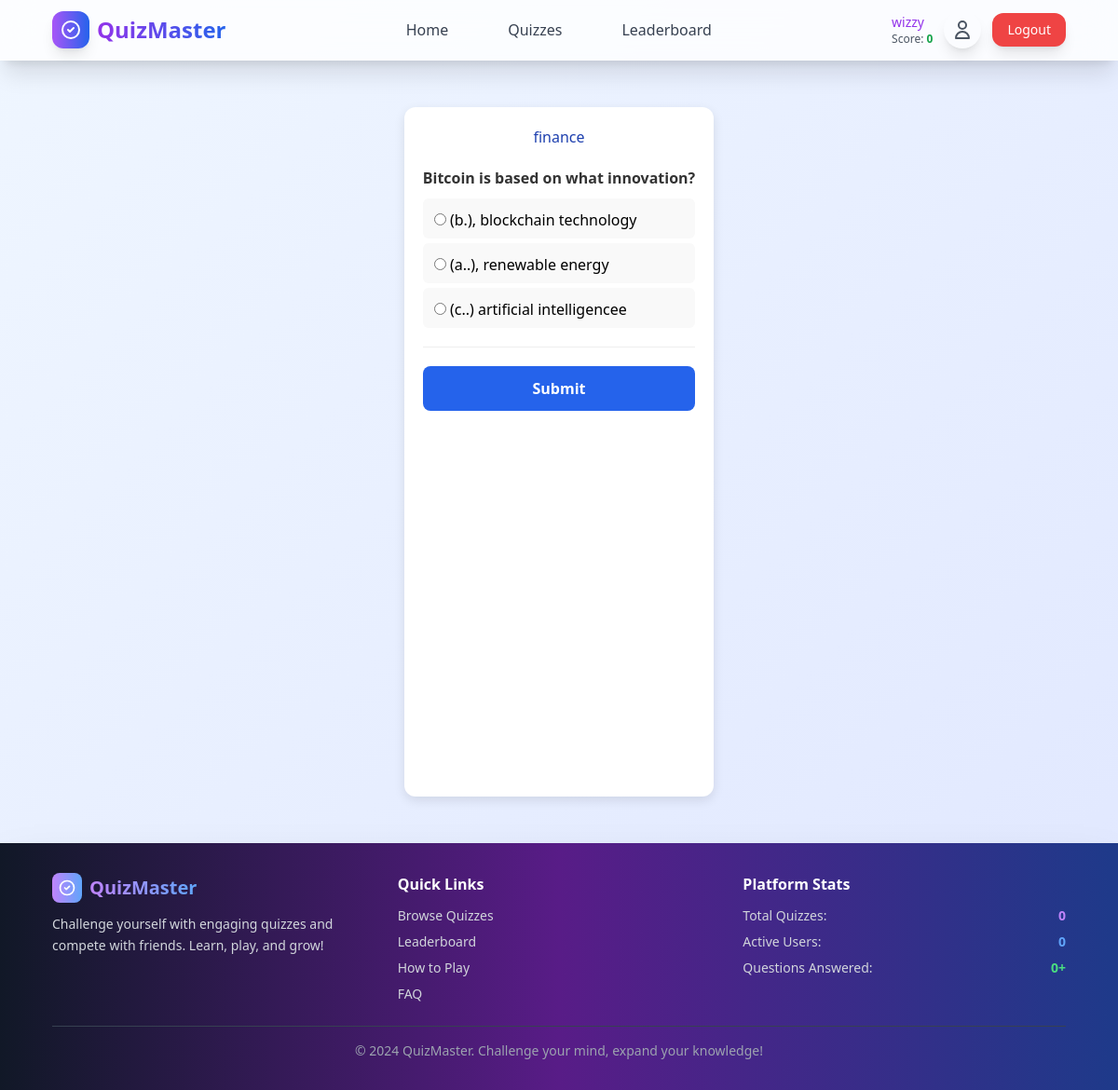
/quiz3/ (signed in), run on the app's committed database.
### quizApp/models.py (models this page shows, shortened)
class Quiz(models.Model):
    title = models.CharField(max_length=200)
    description = models.TextField(blank=True)
    created_at = models.DateTimeField(auto_now_add=True)

class Question(models.Model):
    quiz = models.ForeignKey(Quiz, related_name="questions", on_delete=models.CASCADE)
    text = models.TextField()

class Answer(models.Model):
    question = models.ForeignKey(Question, related_name='answers', on_delete=models.CASCADE)
    text = models.CharField(max_length=200)
    is_correct = models.BooleanField(default=False)

### quizApp/views.py (the view, shortened to what this page needs)
# urls.py: path('<int:quiz_id>/', views.take_quiz, name="take_quiz"),
@login_required
def take_quiz(request, quiz_id):
    quiz = get_object_or_404(Quiz, id=quiz_id)
    return render(request, 'take_quiz.html', {'quiz': quiz})  # Added questions to context

### quizApp/templates/take_quiz.html (shortened to what this page needs)
{% extends "base.html" %}
{% block content %}
<div class="quiz-wrapper">
    <h2>{{ quiz.title }}</h2>
    <form method="post">
        {% for question in quiz.questions.all %}
            <div class="question">
                <p>{{ question.text }}</p>
                {% for answer in question.answers.all %}
                    <label class="answer">
                        <input type="radio" name="{{ question.id }}" value="{{ answer.id }}">
                        {{ answer.text }}
                    </label>
                {% endfor %}
            </div>
        {% endfor %}
        <button type="submit">Submit</button>
    </form>
</div>
{% endblock %}

### templates/base.html (shortened to what this page needs)
{% load static %}
<!DOCTYPE html>
<html lang="en">
<head>
  <script src="https://cdn.tailwindcss.com"></script>
  <link rel="stylesheet" href="{% static 'css/auth.css' %}">
</head>
<body class="min-h-screen bg-gradient-to-br from-blue-50 to-indigo-100 flex flex-col">
  <nav class="bg-white/80 backdrop-blur-lg shadow-xl border-b border-white/20 sticky top-0 z-50">
    <div class="max-w-6xl mx-auto px-4 sm:px-6 lg:px-8">
      <div class="flex justify-between items-center h-16">
        <div class="flex items-center space-x-2">
          <div
            class="w-10 h-10 bg-gradient-to-r from-purple-500 to-blue-600 rounded-xl flex items-center justify-center transform hover:rotate-12 transition-all duration-300 shadow-lg">
            <svg class="w-6 h-6 text-white" fill="none" stroke="currentColor" viewBox="0 0 24 24">
              <path stroke-linecap="round" stroke-linejoin="round" stroke-width="2"
                d="M9 12l2 2 4-4m6 2a9 9 0 11-18 0 9 9 0 0118 0z"></path>
            </svg>
          </div>
          <a href=""
            class="text-2xl font-bold bg-gradient-to-r from-purple-600 to-blue-600 bg-clip-text text-transparent hover:scale-105 transform transition-all duration-300">
          </a>
        </div>
        <div class="hidden md:flex items-center space-x-8">
          <a href=""
            class="text-gray-700 hover:text-purple-600 px-4 py-2 font-medium transition-all duration-300 hover:bg-purple-50 rounded-xl relative group">
            <span class="relative z-10">Home</span>
          </a>
          <a href="{% url 'quizApp:quiz_list' %}"
            class="text-gray-700 hover:text-purple-600 px-4 py-2 font-medium transition-all duration-300 hover:bg-purple-50 rounded-xl relative group">
            <span class="relative z-10">Quizzes</span>
          </a>
          <a href=""
            class="text-gray-700 hover:text-purple-600 px-4 py-2 font-medium transition-all duration-300 hover:bg-purple-50 rounded-xl relative group">
            <span class="relative z-10">Leaderboard</span>
          </a>
        </div>
        <div class="flex items-center space-x-4">
          {% if user.is_authenticated %}
          <div class="flex items-center space-x-3">
            <div class="text-sm text-gray-600">
              <span class="font-medium text-purple-600">{{ user.username }}</span>
              <div class="text-xs">Score: <span class="font-bold text-green-600">{{ user.score|default:0 }}</span></div>
            </div>
            <a href=""
              class="p-2 text-gray-600 hover:text-purple-600 hover:bg-purple-50 rounded-full transition-all duration-300 transform hover:scale-110 shadow-lg hover:shadow-xl">
              <svg class="w-6 h-6" fill="none" stroke="currentColor" viewBox="0 0 24 24">
                <path stroke-linecap="round" stroke-linejoin="round" stroke-width="2"
                  d="M16 7a4 4 0 11-8 0 4 4 0 018 0zM12 14a7 7 0 00-7 7h14a7 7 0 00-7-7z"></path>
              </svg>
            </a>
            <a href="{% url 'authApp:logout'%}"
              class="bg-red-500 text-white px-4 py-2 rounded-xl hover:bg-red-600 transform hover:scale-105 transition-all duration-300 shadow-lg hover:shadow-xl text-sm">Logout</a>
          </div>
          {% endif %}
        </div>
      </div>
    </div>
  </nav>
  <main class="flex-grow main_container">
    {% block content %}{% endblock %}
  </main>
  <footer class="bg-gradient-to-r from-gray-900 via-purple-900 to-blue-900 text-white shadow-2xl">
    <div class="max-w-6xl mx-auto px-4 sm:px-6 lg:px-8 py-8">
      <div class="grid grid-cols-1 md:grid-cols-3 gap-6">
        <div class="space-y-3">
          <div class="flex items-center space-x-2">
            <div
              class="w-8 h-8 bg-gradient-to-r from-purple-400 to-blue-400 rounded-lg flex items-center justify-center">
              <svg class="w-5 h-5 text-white" fill="none" stroke="currentColor" viewBox="0 0 24 24">
                <path stroke-linecap="round" stroke-linejoin="round" stroke-width="2"
                  d="M9 12l2 2 4-4m6 2a9 9 0 11-18 0 9 9 0 0118 0z"></path>
              </svg>
            </div>
            <h3 class="text-xl font-bold bg-gradient-to-r from-purple-400 to-blue-400 bg-clip-text text-transparent">
              QuizMaster</h3>
          </div>
          <p class="text-gray-300 text-sm leading-relaxed">Challenge yourself with engaging quizzes and compete with
            friends. Learn, play, and grow!</p>
        </div>
        <div class="space-y-3">
          <h4 class="font-semibold text-white">Quick Links</h4>
          <ul class="space-y-2 text-sm">
            <li><a href=""
                class="text-gray-300 hover:text-purple-400 transition-colors duration-300 hover:pl-2 transform">Browse
                Quizzes</a></li>
            <li><a href=""
                class="text-gray-300 hover:text-purple-400 transition-colors duration-300 hover:pl-2 transform">Leaderboard</a>
            </li>
            <li><a href="#"
                class="text-gray-300 hover:text-purple-400 transition-colors duration-300 hover:pl-2 transform">How to
                Play</a></li>
            <li><a href="#"
                class="text-gray-300 hover:text-purple-400 transition-colors duration-300 hover:pl-2 transform">FAQ</a>
            </li>
          </ul>
        </div>
        <div class="space-y-3">
          <h4 class="font-semibold text-white">Platform Stats</h4>
          <div class="space-y-2 text-sm">
            <div class="flex justify-between items-center">
              <span class="text-gray-300">Total Quizzes:</span>
              <span class="font-bold text-purple-400 animate-pulse-slow">{{ total_quizzes|default:0 }}</span>
            </div>
            <div class="flex justify-between items-center">
              <span class="text-gray-300">Active Users:</span>
              <span class="font-bold text-blue-400 animate-bounce-soft">{{ active_users|default:0 }}</span>
            </div>
            <div class="flex justify-between items-center">
              <span class="text-gray-300">Questions Answered:</span>
              <span class="font-bold text-green-400">{{ total_answers|default:0 }}+</span>
            </div>
          </div>
        </div>
      </div>
      <div class="border-t border-gray-700 mt-6 pt-4 text-center">
        <p class="text-gray-400 text-sm">© 2024 QuizMaster. Challenge your mind, expand your knowledge!</p>
      </div>
    </div>
  </footer>
</body>
</html>

### static/css/auth.css (style rules this page uses)
.main_container { margin: 20px auto; height: 100vh; display: flex; }

### quizApp/templates/take_quiz.html (style rules this page uses)
.quiz-wrapper { max-width: 700px; margin: 30px auto; padding: 20px; background: #ffffff; border-radius: 12px; box-shadow: 0 4px 12px rgba(0,0,0,0.1); }
.quiz-wrapper h2 { text-align: center; color: #1e40af; margin-bottom: 20px; }
.question { margin-bottom: 20px; padding-bottom: 15px; border-bottom: 1px solid #eee; }
.question p { font-weight: bold; color: #333; margin-bottom: 10px; }
.answer { display: block; padding: 8px 12px; margin: 5px 0; border-radius: 6px; background: #f9f9f9; cursor: pointer; transition: background 0.2s ease; }
.answer input[type="radio"] { margin-top: 8px; }
button { display: block; width: 100%; padding: 12px; margin-top: 20px; background: #2563eb; color: #fff; font-size: 16px; font-weight: bold; border: none; border-radius: 8px; cursor: pointer; transition: background 0.2s ease; }

### data on the page
Quiz: title "finance"
Question: text "Bitcoin is based on what innovation?"
Answer: text "(b.), blockchain technology"
Answer: text "(a..), renewable energy"
Answer: text "(c..) artificial intelligencee"

### other printed values
{{ user.username }} "wizzy"
{{ user.score|default:0 }} "0"
{{ total_quizzes|default:0 }} "0"
{{ active_users|default:0 }} "0"
{{ total_answers|default:0 }} "0"
